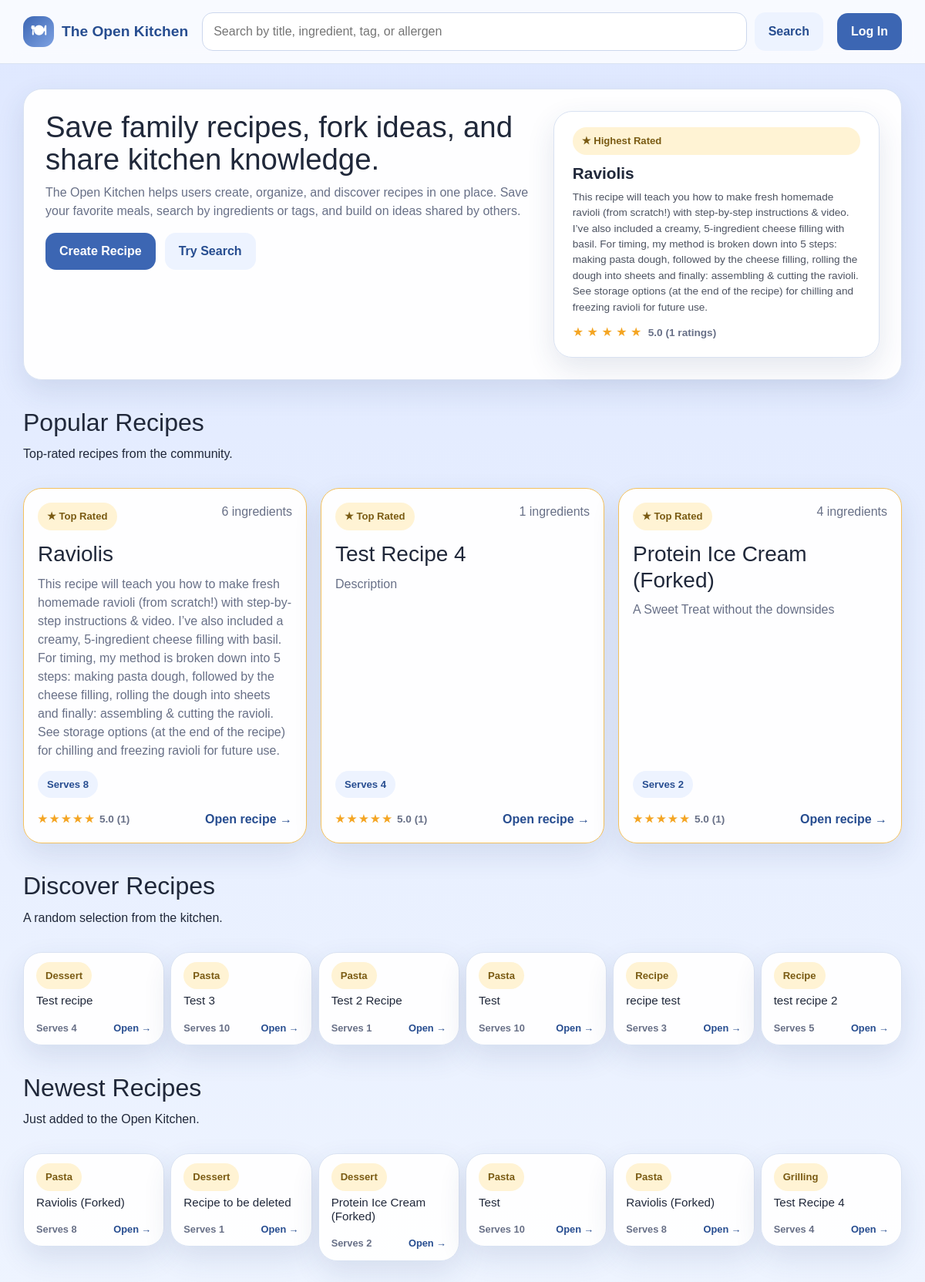
The page / on the database its author committed.
### app/models.py (models this page shows, shortened)
class Recipe(db.Model):
    __tablename__ = 'recipes'
    id = db.Column(db.Integer, primary_key=True)
    authorID = db.Column(db.Integer, db.ForeignKey('users.id'), nullable=False)
    title = db.Column(db.String(150), nullable=False)
    description = db.Column(db.Text, nullable=True)
    instructions = db.Column(db.Text, nullable=False)
    forkedFrom = db.Column(db.Integer, db.ForeignKey('recipes.id'), nullable=True)
    baseServings = db.Column(db.Integer, nullable=False)
    prepTime = db.Column(db.Integer, nullable=True)
    cookTime = db.Column(db.Integer, nullable=True)
    dateCreated = db.Column(db.DateTime, nullable=False, default=datetime.now)
    ingredients = db.relationship('Ingredient', backref='recipe', lazy=True, cascade='all, delete-orphan')
    categories = db.relationship('RecipeCategory', backref='recipe', lazy=True, cascade='all, delete-orphan')
    dietary_tags = db.relationship('RecipeDietaryTag', backref='recipe', lazy=True, cascade='all, delete-orphan')
    allergens = db.relationship('RecipeAllergen', backref='recipe', lazy=True, cascade='all, delete-orphan')

class Category(db.Model):
    __tablename__ = 'categories'
    id = db.Column(db.Integer, primary_key=True)
    name = db.Column(db.String(32), unique=True, nullable=False)

### app/routes.py (the view, shortened to what this page needs)
@app.route('/')
def dashboard():
    user = get_current_user()
    if user and user.role == 'curator':
        return redirect(url_for('curator_dashboard'))
    rated_subq = (
        db.session.query(Rating.recipeID, func.avg(Rating.stars).label('avg'), func.count(Rating.id).label('cnt'))
        .group_by(Rating.recipeID)
        .subquery()
    )
    top_recipe_obj = (
        db.session.query(Recipe)
        .join(rated_subq, Recipe.id == rated_subq.c.recipeID)
        .order_by(rated_subq.c.avg.desc(), rated_subq.c.cnt.desc())
        .first()
    )
    top_recipe = _recipe_card_data(top_recipe_obj) if top_recipe_obj else None
    popular_recipes = (
        db.session.query(Recipe)
        .join(rated_subq, Recipe.id == rated_subq.c.recipeID)
        .order_by(rated_subq.c.avg.desc(), rated_subq.c.cnt.desc())
        .limit(3)
        .all()
    )
    popular = [_recipe_card_data(r) for r in popular_recipes]
    all_recipes = Recipe.query.all()
    import random
    random_sample = random.sample(all_recipes, min(6, len(all_recipes)))
    random_recipes = [_recipe_card_data(r) for r in random_sample]
    newest_recipes = Recipe.query.order_by(Recipe.dateCreated.desc()).limit(6).all()
    newest = [_recipe_card_data(r) for r in newest_recipes]
    saved_recipes = []
    stats = {
        'recipes': Recipe.query.count(),
        'categories': Category.query.count(),
        'tags': DietaryTag.query.count(),
        'allergens': Allergen.query.count(),
    }
    return render_template('dashboard.html',
                           user=user,
                           top_recipe=top_recipe,
                           popular=popular,
                           random_recipes=random_recipes,
                           newest=newest,
                           saved_recipes=saved_recipes,
                           stats=stats)

### app/routes.py (called while the page is built)
def get_current_user():
    if 'user_id' in session:
        return User.query.get(session['user_id'])
    return None

def current_user_id():
    return session.get('user_id')

def _get_avg_rating(recipe_id):
    result = db.session.query(func.avg(Rating.stars), func.count(Rating.id)).filter_by(recipeID=recipe_id).one()
    avg = round(result[0], 1) if result[0] else None
    count = result[1]
    return avg, count

def _recipe_card_data(recipe):
    ingredient_count = Ingredient.query.filter_by(recipeID=recipe.id).count()
    category_links = RecipeCategory.query.filter_by(recipeID=recipe.id).all()
    category_names = [rc.category.name for rc in category_links if rc.category]
    avg_rating, rating_count = _get_avg_rating(recipe.id)
    return {
        'recipe': recipe,
        'ingredient_count': ingredient_count,
        'category_names': category_names,
        'avg_rating': avg_rating,
        'rating_count': rating_count,
    }

def _get_notifications():
    uid = current_user_id()
    if uid is None:
        return []
    return Notification.query.filter_by(userID=uid).order_by(Notification.dateCreated.desc()).all()

@app.context_processor
def inject_notifications():
    notifications = _get_notifications()
    has_unread = any(not n.isRead for n in notifications)
    return dict(notifications=notifications, has_unread=has_unread)

### app/templates/dashboard.html (shortened to what this page needs)
{% extends "base.html" %}
{% block content %}
<section class="hero-card">
    <div>
        <h1>Save family recipes, fork ideas, and share kitchen knowledge.</h1>
        <p class="hero-copy">
            The Open Kitchen helps users create, organize, and discover recipes in one place.
            Save your favorite meals, search by ingredients or tags, and build on ideas shared by others.
        </p>
        <div class="hero-actions">
            <a href="{{ url_for('create_recipe') }}" class="btn btn-primary">Create Recipe</a>
            <a href="{{ url_for('search', q='pasta') }}" class="btn btn-secondary">Try Search</a>
        </div>
    </div>
    {% if top_recipe %}
    <div class="stats-panel" style="display:flex; gap: 1rem; align-items:stretch;">
        <a href="{{ url_for('view_recipe', recipe_id=top_recipe.recipe.id) }}" style="text-decoration:none; color:inherit; flex: 3;">
            <div class="stat-card" style="height:100%; text-align:left; padding: 1.25rem 1.5rem; display:flex; flex-direction:column; justify-content:center;">
                <span class="mini-pill popular-badge" style="margin-bottom: 8px; display:inline-block;">★ Highest Rated</span>
                <div style="font-size: 1.3rem; font-weight: 700; margin-bottom: 6px;">{{ top_recipe.recipe.title }}</div>
                <div style="font-size: .85rem; opacity: .8; margin-bottom: 10px;">{{ top_recipe.recipe.description or 'A top-rated Open Kitchen recipe.' }}</div>
                <div>
                    {% for i in range(1, 6) %}
                    <span class="{% if i <= top_recipe.avg_rating|round(0,'floor')|int %}star-on{% else %}star-off{% endif %}">★</span>
                    {% endfor %}
                    <span class="rating-score" style="font-size:.85rem;">{{ top_recipe.avg_rating }} ({{ top_recipe.rating_count }} ratings)</span>
                </div>
            </div>
        </a>
    </div>
    {% endif %}
</section>
{% if popular %}
<section class="section-head" style="margin-top: 36px;">
    <div>
        <h2>Popular Recipes</h2>
        <p>Top-rated recipes from the community.</p>
    </div>
</section>
<div class="card-grid" style="align-items:stretch;">
    {% for item in popular %}
    <div class="recipe-card-wrap" style="display:flex; height:100%;">
        <a href="{{ url_for('view_recipe', recipe_id=item.recipe.id) }}" class="recipe-card-link" style="display:flex; flex:1;">
            <article class="recipe-card popular-card" style="display:flex; flex-direction:column; width:100%; height:100%;">
                <div class="recipe-card-top">
                    <span class="mini-pill popular-badge">★ Top Rated</span>
                    <span class="muted-small">{{ item.ingredient_count }} ingredients</span>
                </div>
                <h3>{{ item.recipe.title }}</h3>
                <p style="flex-grow:1;">{{ item.recipe.description or 'A top-rated Open Kitchen recipe.' }}</p>
                <div class="pill-row">
                    <span class="pill">Serves {{ item.recipe.baseServings }}</span>
                </div>
                <div class="recipe-card-footer">
                    <span class="card-stars">
                        {% for i in range(1, 6) %}<span class="{% if i <= item.avg_rating|round(0,'floor')|int %}star-on{% else %}star-off{% endif %}">★</span>{% endfor %}
                        <span class="rating-score">{{ item.avg_rating }} ({{ item.rating_count }})</span>
                    </span>
                    <span>Open recipe →</span>
                </div>
            </article>
        </a>
    </div>
    {% endfor %}
</div>
{% endif %}
{% if random_recipes %}
<section class="section-head" style="margin-top: 36px;">
    <div>
        <h2>Discover Recipes</h2>
        <p>A random selection from the kitchen.</p>
    </div>
</section>
<div class="row g-2">
    {% for item in random_recipes %}
    <div class="col-md-4 col-lg-2">
        <div class="recipe-card-wrap">
            <a href="{{ url_for('view_recipe', recipe_id=item.recipe.id) }}" class="recipe-card-link">
                <article class="recipe-card" style="padding: .75rem 1rem;">
                    <div class="recipe-card-top">
                        <span class="mini-pill">{{ item.category_names[0] if item.category_names else 'Recipe' }}</span>
                    </div>
                    <h3 style="font-size: .95rem; margin: 6px 0;">{{ item.recipe.title }}</h3>
                    <div class="recipe-card-footer" style="font-size: .8rem;">
                        <span class="muted-small">Serves {{ item.recipe.baseServings }}</span>
                        <span>Open →</span>
                    </div>
                </article>
            </a>
        </div>
    </div>
    {% endfor %}
</div>
{% endif %}
{% if newest %}
<section class="section-head" style="margin-top: 36px;">
    <div>
        <h2>Newest Recipes</h2>
        <p>Just added to the Open Kitchen.</p>
    </div>
</section>
<div class="row g-2">
    {% for item in newest %}
    <div class="col-md-4 col-lg-2">
        <div class="recipe-card-wrap">
            <a href="{{ url_for('view_recipe', recipe_id=item.recipe.id) }}" class="recipe-card-link">
                <article class="recipe-card" style="padding: .75rem 1rem;">
                    <div class="recipe-card-top">
                        <span class="mini-pill">{{ item.category_names[0] if item.category_names else 'Recipe' }}</span>
                    </div>
                    <h3 style="font-size: .95rem; margin: 6px 0;">{{ item.recipe.title }}</h3>
                    <div class="recipe-card-footer" style="font-size: .8rem;">
                        <span class="muted-small">Serves {{ item.recipe.baseServings }}</span>
                        <span>Open →</span>
                    </div>
                </article>
            </a>
        </div>
    </div>
    {% endfor %}
</div>
{% endif %}
{% endblock %}

### app/static/style.css (style rules this page uses)
:root { --bg-top: #dfe8ff; --bg-bottom: #eef4ff; --surface: rgba(255, 255, 255, 0.96); --surface-strong: #ffffff; --primary: #3c66b3; --primary-dark: #274d90; --accent: #f4c15d; --text: #20283a; --muted: #687087; --line: #d9e2f2; --shadow: 0 14px 36px rgba(40, 62, 113, 0.12); --radius-lg: 24px; --radius-md: 18px; --radius-sm: 12px; }
* { box-sizing: border-box; }
html, body { margin: 0; padding: 0; }
body { font-family: Arial, Helvetica, sans-serif; color: var(--text); background: linear-gradient(180deg, var(--bg-top) 0%, var(--bg-bottom) 100%); }
a { color: inherit; text-decoration: none; }
.btn { display: inline-flex; align-items: center; justify-content: center; gap: 8px; border: 0; border-radius: 14px; padding: 12px 18px; font-weight: 700; cursor: pointer; }
.btn-primary { background: var(--primary); color: white; }
.btn-secondary { background: #edf3ff; color: var(--primary-dark); }
.hero-card, .recipe-card, .form-card, .panel-card, .empty-state, .alert, .stat-card { background: var(--surface); border: 1px solid var(--line); border-radius: var(--radius-lg); box-shadow: var(--shadow); }
.hero-card { display: grid; grid-template-columns: 1.2fr .8fr; gap: 24px; padding: 28px; }
h1, h2, h3 { margin: 0 0 10px; }
.hero-card h1 { font-size: 2.4rem; line-height: 1.1; }
.hero-copy, .lead, .helper, .muted-small { color: var(--muted); }
.hero-actions, .pill-row, .form-actions { display: flex; gap: 12px; flex-wrap: wrap; }
.stats-panel { display: grid; grid-template-columns: 1fr 1fr; gap: 14px; }
.stat-card { padding: 20px; }
.section-head { display: flex; align-items: end; justify-content: space-between; gap: 16px; margin: 28px 0 16px; }
.card-grid { display: grid; grid-template-columns: repeat(3, minmax(0, 1fr)); gap: 18px; }
.recipe-card-link { display: block; }
.recipe-card { padding: 18px; transition: transform .16s ease, box-shadow .16s ease; }
.recipe-card-top, .content-grid { display: flex; justify-content: space-between; gap: 12px; }
.recipe-card h3 { margin-top: 14px; }
.recipe-card p { margin: 0 0 14px; color: var(--muted); }
.recipe-card-footer { margin-top: 16px; font-weight: 700; color: var(--primary-dark); }
.pill, .mini-pill { display: inline-flex; align-items: center; gap: 6px; border-radius: 999px; padding: 8px 12px; font-size: .82rem; font-weight: 700; }
.pill { background: #edf3ff; color: var(--primary-dark); }
.mini-pill { background: #fff3d4; color: #7a5b13; }
.recipe-card-footer { margin-top: 16px; font-weight: 700; color: var(--primary-dark); display: flex; justify-content: space-between; align-items: center; gap: 8px; }
.card-stars { display: inline-flex; align-items: center; gap: 3px; font-size: .85rem; }
.star-on { color: #f4a523; }
.rating-score { color: var(--muted); font-weight: 600; margin-left: 4px; }
.popular-card { border-color: #f4c15d; }
.popular-badge { background: #fff3d4 !important; color: #7a5b13 !important; }
.recipe-card-wrap { position: relative; }

### rows shown on the page
Recipe: recipe "Raviolis", recipe "This recipe will teach you how to make fresh homemade ravioli (from scratch!) with step-by-step instructions & video. I’ve also included a creamy, 5-ingredient cheese filling with basil. For timing, my method is broken down into 5 steps: making pasta dough, followed by the cheese filling, rolling the dough into sheets and finally: assembling & cutting the ravioli. See storage options (at the end of the recipe) for chilling and freezing ravioli for future use.", recipe "Raviolis", recipe "This recipe will teach you how to make fresh homemade ravioli (from scratch!) with step-by-step instructions & video. I’ve also included a creamy, 5-ingredient cheese filling with basil. For timing, my method is broken down into 5 steps: making pasta dough, followed by the cheese filling, rolling the dough into sheets and finally: assembling & cutting the ravioli. See storage options (at the end of the recipe) for chilling and freezing ravioli for future use.", recipe.baseServings "8"
Recipe: recipe "Test Recipe 4", recipe "Description", recipe.baseServings "4", recipe "Test Recipe 4", recipe.baseServings "4"
Recipe: recipe "Protein Ice Cream (Forked)", recipe "A Sweet Treat without the downsides", recipe.baseServings "2", recipe "Protein Ice Cream (Forked)", recipe.baseServings "2"
Category: name "Dessert", name "Dessert" "Dessert"
Recipe: recipe "Test recipe", recipe.baseServings "4"
Category: name "Pasta" "Pasta" "Pasta", name "Pasta" "Pasta" "Pasta"
Recipe: recipe "Test 3", recipe.baseServings "10"
Recipe: recipe "Test 2 Recipe", recipe.baseServings "1"
Recipe: recipe "Test", recipe.baseServings "10", recipe "Test", recipe.baseServings "10"
Recipe: recipe "recipe test", recipe.baseServings "3"
Recipe: recipe "test recipe 2", recipe.baseServings "5"
Recipe: recipe "Raviolis (Forked)", recipe.baseServings "8"
Recipe: recipe "Recipe to be deleted", recipe.baseServings "1"
Recipe: recipe "Raviolis (Forked)", recipe.baseServings "8"
Category: name "Grilling"

### other values the page prints
{{ top_recipe.avg_rating }} "5.0"
{{ top_recipe.rating_count }} "1"
{{ item.ingredient_count }} "6" "1" "4"
{{ item.avg_rating }} "5.0" "5.0" "5.0"
{{ item.rating_count }} "1" "1" "1"
{{ item.category_names[0] if item.category_names else 'Recipe' }} "Recipe" "Recipe"
